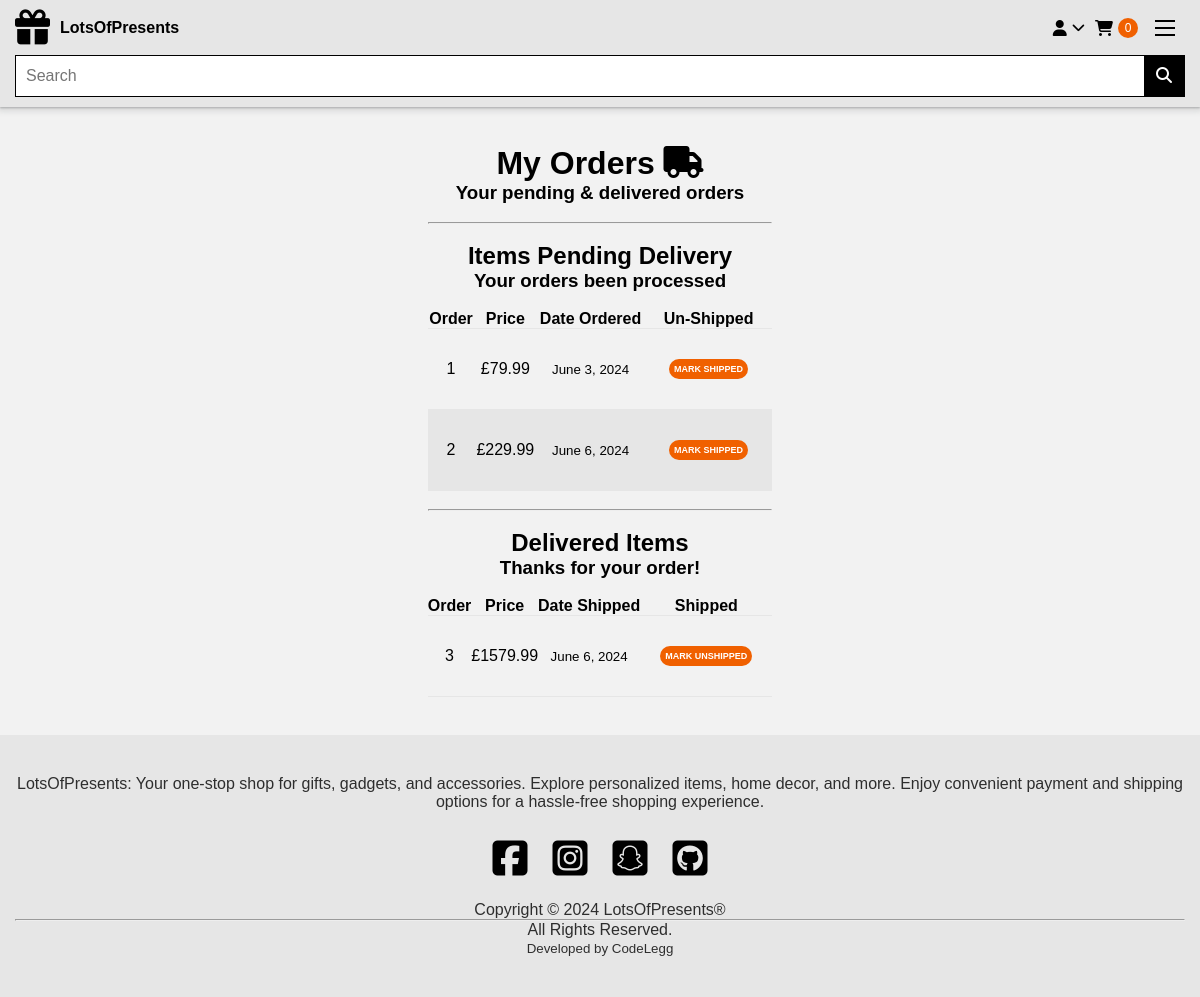
Page /payment/my_orders (signed in) on the earlier database version.
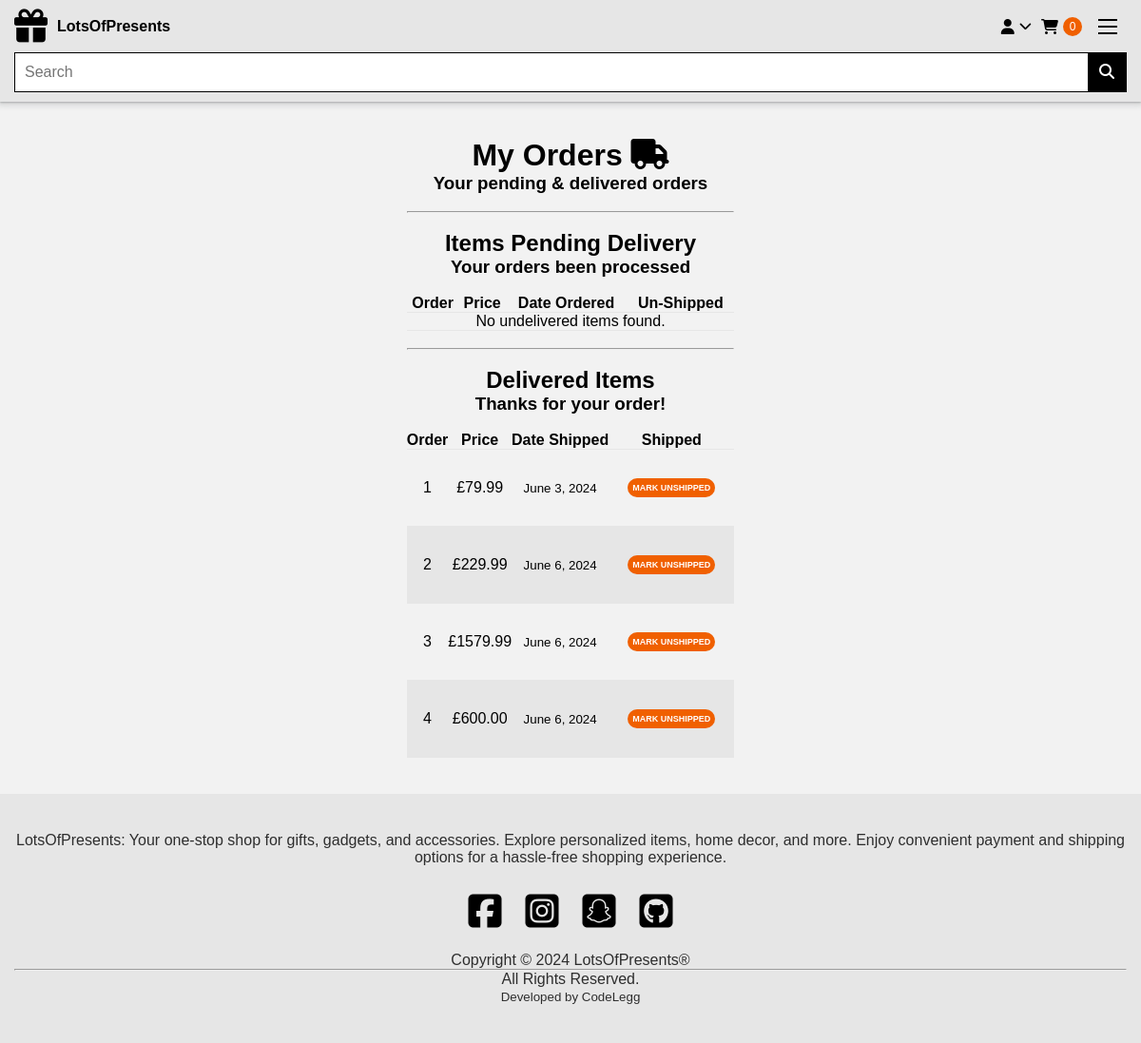
Same page on the later database version.
### payment/models.py (models this page shows, shortened)
class Order(models.Model):
    user = models.ForeignKey(User, on_delete=models.CASCADE, null=True, blank=True)
    full_name = models.CharField(max_length=250)
    email = models.EmailField(max_length=250)
    shipping_address = models.TextField(max_length=15000)
    amount_paid = models.DecimalField(max_digits=7, decimal_places=2)
    date_ordered = models.DateTimeField(auto_now_add=True)
    shipped = models.BooleanField(default=False)
    date_shipped = models.DateTimeField(blank=True, null=True)

### payment/views.py (the view)
# urls.py: path("my_orders", views.my_orders, name="my_orders"),
def my_orders(request):
    if request.user.is_authenticated:
        if request.method == 'POST':
            status = request.POST.get('shipping_status')
            num = request.POST.get('num')
            try:
                order = Order.objects.get(id=num)
                now = datetime.datetime.now()
                if status == 'shipped':
                    order.shipped = True
                    order.date_shipped = now
                elif status == 'not_shipped':
                    order.shipped = False
                    order.date_shipped = None
                order.save()
                messages.success(request, "Shipping Status Updated")
                return redirect('my_orders')
            except Order.DoesNotExist:
                messages.error(request, "Order does not exist")
                return redirect('home')
        else:
            not_shipped_orders = Order.objects.filter(shipped=False)
            shipped_orders = Order.objects.filter(shipped=True)
            return render(request, "payment/my_orders.html", {"not_shipped_orders": not_shipped_orders, "shipped_orders": shipped_orders})
    else:
        messages.error(request, "Access Denied")
        return redirect('home')

### cart/cart.py (called while the page is built)
    def __len__(self):
        return len(self.cart)

### cart/context_proccessors.py (called while the page is built)
def cart(request):
    return {'cart': Cart(request)}

### payment/templates/payment/my_orders.html (shortened to what this page needs)
{% extends 'base.html' %}
{% block content %}
<div class="auth-account-container">
  <div class="auth-account">
    <div class="signin-signup">
      <br>
      <h1 class="account-title">My Orders <i class="fa-solid fa-truck"></i></h1>
      <h3 class="account-title">Your pending & delivered orders</h3>
      <br>
      <hr>
      <br>
      <h2 class="account-title">Items Pending Delivery</h2>
      <h3 class="account-title">Your orders been processed</h3>
      <br>
      <table class="table table-striped table-hover table-bordered">
        <thead class="table-dark">
          <tr>
            <th scope="col">Order</th>
            <th scope="col">Price</th>
            <th scope="col">Date Ordered</th>
            <th scope="col">Un-Shipped</th>
          </tr>
        </thead>
        <tbody>
          {% if not_shipped_orders %}
          {% for item in not_shipped_orders %}
          <tr>
            <td><a href="{% url 'orders' item.id %}">{{ item.id }}</a></td>
            <td>£{{ item.amount_paid }}</td>
            <td><small>{{ item.date_ordered|date:"F j, Y" }}</small></td>
            <td>
              <form method="POST">
                <button type="Submit" class="btn-small">Mark Shipped</button>
              </form>
            </td>
          </tr>
          {% endfor %}
          {% else %}
          <tr>
            <td colspan="4">No undelivered items found.</td>
          </tr>
          {% endif %}
        </tbody>
      </table>
      <br />
      <hr>
      <br />
      <h2 class="account-title">Delivered Items</h2>
      {% if shipped_orders %}
      <h3 class="account-title">Thanks for your order!</h3>
      {% else%}
      <h3 class="account-title">Why not make an order!</h3>
      {% endif %}
      <br>
      <table class="table table-striped table-hover table-bordered">
        <thead class="table-dark">
          <tr>
            <th scope="col">Order</th>
            <th scope="col">Price</th>
            <th scope="col">Date Shipped</th>
            <th scope="col">Shipped</th>
          </tr>
        </thead>
        <tbody>
          {% if shipped_orders %}
          {% for item in shipped_orders %}
          <tr>
            <td><a href="{% url 'orders' item.id %}">{{ item.id }}</a></td>
            <td>£{{ item.amount_paid }}</td>
            <td><small>{{ item.date_ordered|date:"F j, Y" }}</small></td>
            <td>
              <form method="POST">
                <button type="Submit" class="btn-small">Mark Unshipped</button>
              </form>
            </td>
          </tr>
          {% endfor %}
          {% else %}
          <tr>
            <td colspan="4">No delivered items found.</td>
          </tr>
          {% endif %}
        </tbody>
      </table>
    </div>
    <br>
  </div>
</div>
{% endblock %}

Differences in the rows shown:
changed Order "June 3, 2024": moves from the list under "Your orders been processed" to the list under "Thanks for your order!"
changed Order id 2: moves from the list under "Your orders been processed" to the list under "Thanks for your order!"
added Order: id "4", amount_paid "600.00", date_ordered "June 6, 2024", shown under "Thanks for your order!"
Other differences:
text now shown: "No undelivered items found."
